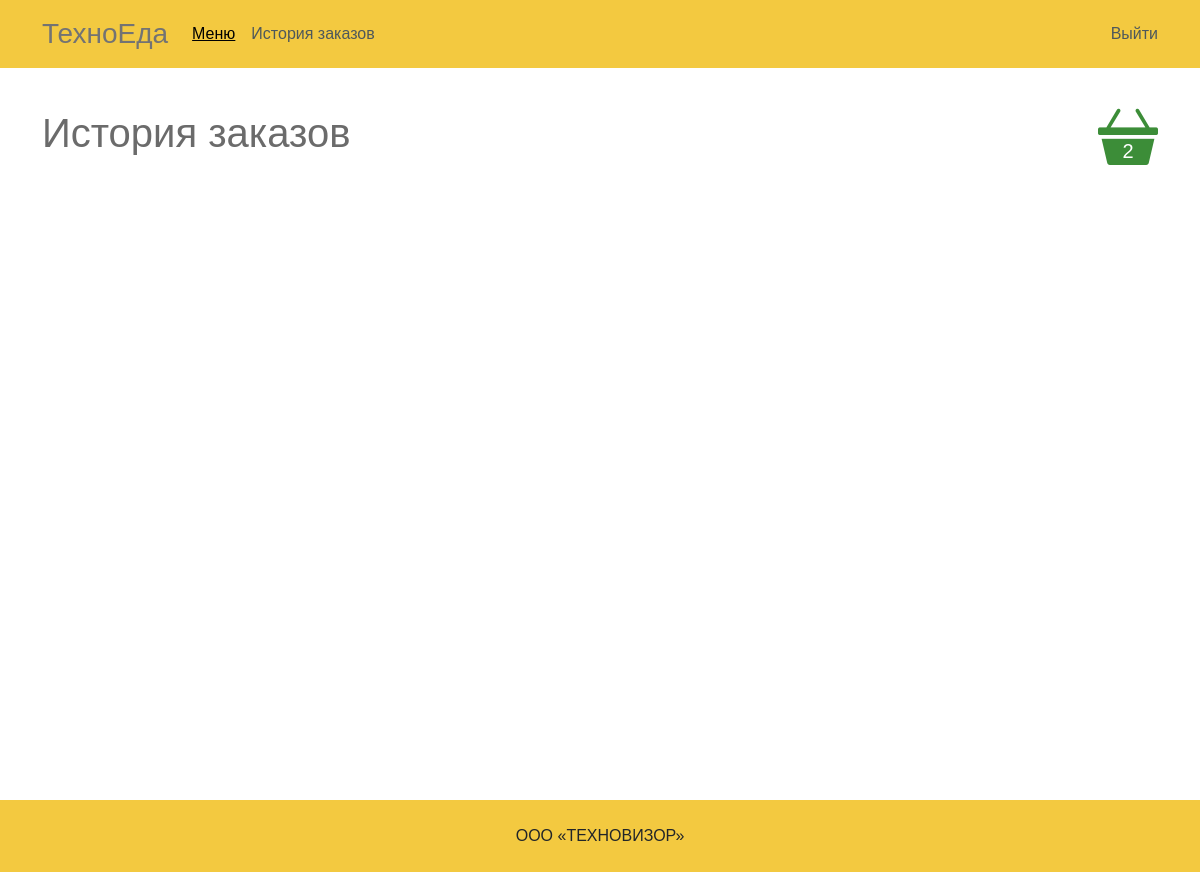
Before: /history (signed in) with the older database file.
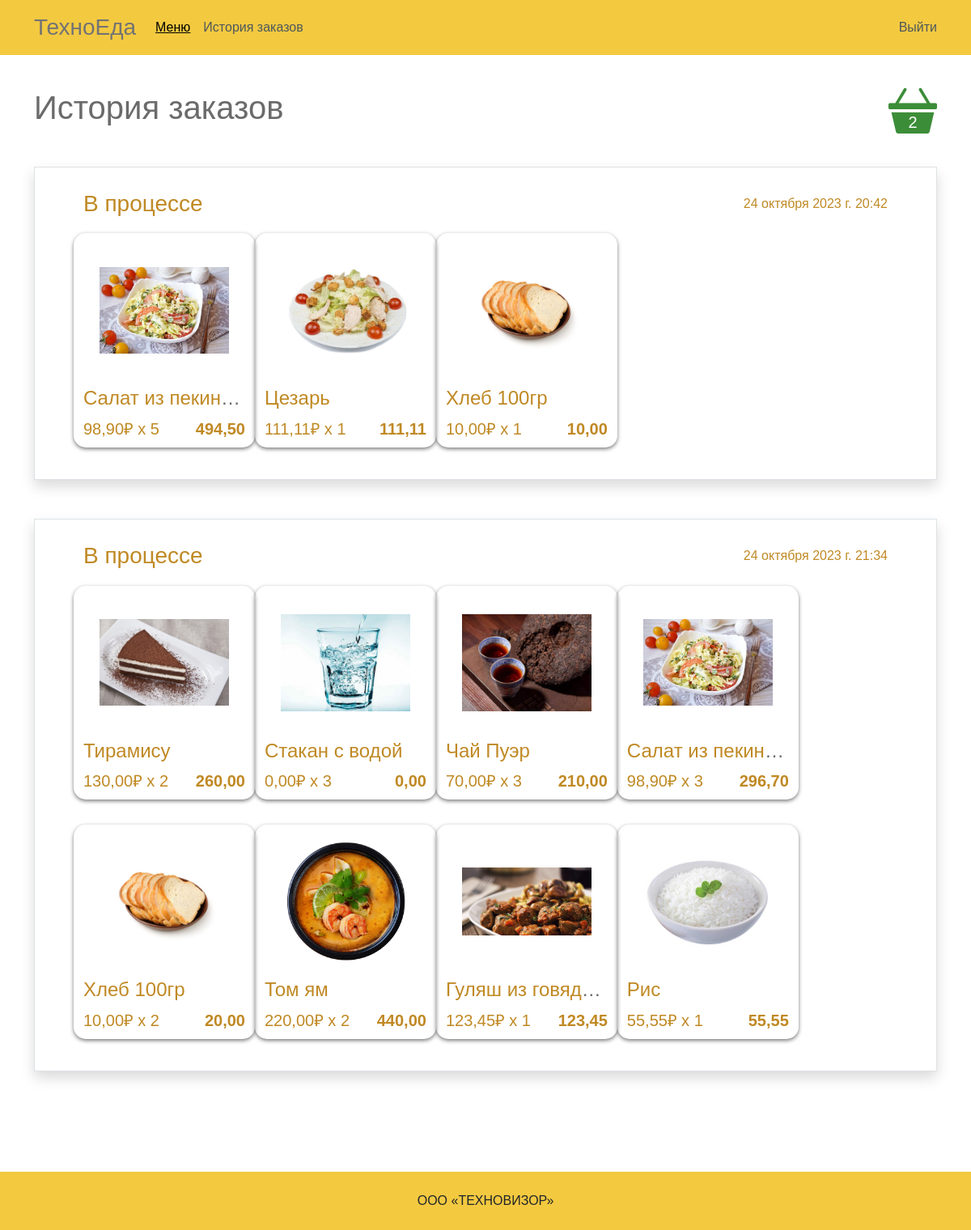
After: the same page with the newer database file.
### mainapp/models.py (models this page shows, shortened)
class Cart(models.Model):
    owner = models.ForeignKey(Employee, null=True, verbose_name='Владелец', on_delete=models.CASCADE)
    products = models.ManyToManyField(CartDish, blank=True, related_name='related_cart', verbose_name='Продукты')
    total_products = models.PositiveIntegerField(default=0, verbose_name='Количество продуктов')
    final_price = models.DecimalField(max_digits=9, default=0, decimal_places=2, verbose_name='Общая цена')
    in_order = models.BooleanField(default=False, verbose_name='Заказан')
    class Meta:
        verbose_name = 'Корзина'
        verbose_name_plural = 'Корзины'

class Order(models.Model):
    STATUS_CANSEL = 'cansel'
    STATUS_IN_PROGRESS = 'in_progress'
    STATUS_READY = 'is_ready'
    BUYING_TYPE_SELF = 'self'
    BUYING_TYPE_DELIVERY = 'delivery'
    STATUS_CHOICES = (
        (STATUS_CANSEL, 'Отмена'),
        (STATUS_IN_PROGRESS, 'Заказ в обработке'),
        (STATUS_READY, 'Заказ готов')
    )
    BUYING_TYPE_CHOICES = (
        (BUYING_TYPE_SELF, 'В столовой'),
        (BUYING_TYPE_DELIVERY, 'Доставить на рабочее место')
    )
    employee = models.ForeignKey(Employee, verbose_name='Покупатель', related_name='related_orders', on_delete=models.CASCADE)
    cart = models.ForeignKey(Cart, verbose_name='Корзина', on_delete=models.CASCADE, null=True, blank=True)
    status = models.CharField(
        max_length=100,
        verbose_name='Статус заказ',
        choices=STATUS_CHOICES,
        default=STATUS_IN_PROGRESS
    )
    buying_type = models.CharField(
        max_length=100,
        verbose_name='Тип заказа',
        choices=BUYING_TYPE_CHOICES,
        default=BUYING_TYPE_SELF
    )
    comment = models.TextField(verbose_name='Комментарий к заказу', null=True, blank=True)
    products_information = models.TextField(verbose_name='Информация о товарах', null=True, blank=True)
    created_at = models.DateTimeField(auto_now=True, verbose_name='Дата создания заказа')
    order_date = models.DateField(verbose_name='Дата получения заказа', default=timezone.now, null=True, blank=True)
    order_time = models.TimeField(verbose_name='Время получения заказа', default=timezone.now, null=True, blank=True)
    class Meta:
        verbose_name = '    Заказ'
        verbose_name_plural = '         Заказы'

class Dish(models.Model):
    category = models.ForeignKey(Category, verbose_name='Категория', on_delete=models.CASCADE)
    title = models.CharField(max_length=255, verbose_name='Наименование')
    slug = models.SlugField(unique=True)
    image1 = models.ImageField(verbose_name='Изображение 1', blank=True)
    image2 = models.ImageField(verbose_name='Изображение 2', blank=True)
    image3 = models.ImageField(verbose_name='Изображение 3', blank=True)
    vegan = models.BooleanField(verbose_name="Веган-блюдо", default=False)
    in_stock = models.BooleanField(verbose_name="В наличии", default=True)
    weight = models.DecimalField(verbose_name='Вес',max_digits=5, decimal_places=2, blank=True)
    calories = models.DecimalField(verbose_name='Калории',max_digits=5, decimal_places=1, blank=True)
    proteins = models.DecimalField(verbose_name='Белки',max_digits=5, decimal_places=1, blank=True)
    fats = models.DecimalField(verbose_name='Жиры',max_digits=5, decimal_places=1, blank=True)
    carb = models.DecimalField(verbose_name='Углеводы',max_digits=5, decimal_places=1, blank=True)
    description = models.TextField(verbose_name='Состав/Описание', blank=True)
    price = models.DecimalField(verbose_name='Цена',max_digits=5, decimal_places=2)
    def get_product_url(obj):
        return f"{obj.category.slug}/{obj.slug}"
    class Meta:
        verbose_name = 'Блюдо'
        verbose_name_plural = ' Блюда'

class CartDish(models.Model):
    user = models.ForeignKey(Employee, on_delete=models.CASCADE, verbose_name="Покупатель")
    cart = models.ForeignKey('Cart', on_delete=models.CASCADE, verbose_name="Корзина", related_name='related_products')
    dish = models.ForeignKey(Dish, verbose_name='Блюдо', related_name="dishes", on_delete=models.CASCADE, default=1)
    object_id = models.PositiveIntegerField(verbose_name='ID товара')
    qty = models.PositiveIntegerField(default=1, verbose_name='Количество единиц товара')
    final_price = models.DecimalField(max_digits=9, decimal_places=2, verbose_name='Общая цена')
    glist = models.TextField(verbose_name="Параметры", default='')
    in_order = models.BooleanField(verbose_name="В заказе", default=False)
    class Meta:
        verbose_name = 'Продукт в корзине'
        verbose_name_plural = 'Продукты в корзине'

### mainapp/views.py (the view)
# urls.py: path('history', HistoryView.as_view(), name='history'),
class HistoryView(CartMixin, View):
    def get(self, request, *args, **kwargs):
        orders = Order.objects.all()
        all_dishes = Dish.objects.all()
        user_orders = []
        users_dishes =[]
        carts_with_employee_id = []
        for order in orders.values():
            if order['employee_id'] == request.user.id:
                carts_with_employee_id.append(order['employee_id'])
                user_orders.append(
                    {'cart_id': order['cart_id'],
                     'status': order['status'],
                     'buying_type': order['buying_type'],
                     'created_at': order['created_at'],
                     'order_date': order['order_date'],
                     'order_time': order['order_time'],
                     })
                print(order['employee_id'])
                print('----------------------')
        for carts in CartDish.objects.filter(cart__order__employee_id__in=carts_with_employee_id).values():
            users_dishes.append(carts)
        active = 'history'
        context = {
            'cart': self.cart,
            'active': active,
            'user_orders': user_orders,
            'users_dishes': users_dishes,
            'all_dishes': all_dishes,
        }
        return render(request, 'history.html', context)

### mainapp/templates/history.html (shortened to what this page needs)
{% extends 'base.html' %}
{% load static %}
{% block content %}
   <section class="main-content min-h-800">
      <div class="container mt-4">
         <div class="d-flex justify-content-between align-items-center mb-4">
            <h1>История заказов</h1>
            <a href="{% url 'cart' %}" class="basketa basketa_big d-flex"><div class="basket_hover"></div><i class="bi bi-basket3-fill t123"></i><p class="m-0 fs-5 cart_count">{{ cart.total_products }}</p></a>
         </div>
         <div class="container m-0 p-0">
             {% for i in user_orders %}
            <div class="row container m-0 mb-5 p-0 border px-5 py-4 shadow {% if i.status == 'is_ready' %} history_product_done {% elif i.status == 'in_progress' %} history_product_wait {% else %}history_product_cansel{% endif %}">
                    <div class="d-flex justify-content-between align-items-center">
                <p class="fs-3 text-start m-0 ">{% if i.status == 'is_ready' %} Выполнен {% elif i.status == 'in_progress' %} В процессе {% else %}Отменён{% endif %}</p>
                <p class="fs-6 text-end m-0 ">{{ i.created_at }}</p>
                    </div>
                           <div class="row col-lg-12  m-0 p-0">
                {% for u_dish in users_dishes %}
                    {% if u_dish.cart_id ==  i.cart_id %}
                        {% for dish in all_dishes %}
                            {% if u_dish.object_id == dish.id %}
                              <div class=" product-cart {% if i.status == 'is_ready' %} history_product_done {% elif i.status == 'in_progress' %} history_product_wait {% else %}history_product_cansel{% endif %}">
                                 <div class="product-thumb_history mw95">
                                    <a href="/dish/{{ dish.get_product_url }}" class="mt-0"><img src="{{ dish.image1.url }}" alt="img" class="mw95"></a>
                                 </div>
                                 <div class="product-details">
                                    <h4 class="overflow-hidden text-nowrap text-ellipsis"><a href="#">{{ dish.title }}</a></h4>
                                 </div>
                                 <div class="product-bottom-details">
                                    <div class="product-bottom d-flex justify-content-between align-items-center">
                                       <p class="fs-5">{{ dish.price }}₽ x {{ u_dish.qty }}</p>
                                       <p class="fs-5 fw-bolder">{{ u_dish.final_price }}</p>
                                    </div>
                                 </div>
                              </div>
                            {% endif %}
                        {% endfor %}
                    {% endif %}
                {% endfor %}
               </div>
            </div>
             {% endfor %}
         </div>
      </div>
   </section>
{% endblock content %}

Changed rows visible on the page:
added Order: created_at "24 октября 2023 г. 20:42"
now on this page (row edited): CartDish: qty "5", final_price "494,50"
now on this page (row unchanged): Dish: image1 (picture), title "Салат из пекин…", price "98,90"
now on this page (row unchanged): CartDish: qty "1", final_price "111,11"
now on this page (row unchanged): Dish: image1 (picture), title "Цезарь", price "111,11"
added CartDish: qty "1", final_price "10,00"
now on this page (row unchanged): Dish: image1 (picture), title "Хлеб 100гр", price "10,00"
added Order: created_at "24 октября 2023 г. 21:34"
added CartDish: qty "2", final_price "260,00"
now on this page (row unchanged): Dish: image1 (picture), title "Тирамису", price "130,00"
added CartDish: qty "3", final_price "0,00"
now on this page (row unchanged): Dish: image1 (picture), title "Стакан с водой", price "0,00"
added CartDish: qty "3", final_price "210,00"
now on this page (row unchanged): Dish: image1 (picture), title "Чай Пуэр", price "70,00"
added CartDish: qty "3", final_price "296,70"
added CartDish: qty "2", final_price "20,00"
added CartDish: qty "2", final_price "440,00"
now on this page (row unchanged): Dish: image1 (picture), title "Том ям", price "220,00"
added CartDish: qty "1", final_price "123,45"
now on this page (row unchanged): Dish: image1 (picture), title "Гуляш из говяд…", price "123,45"
added CartDish: qty "1", final_price "55,55"
now on this page (row unchanged): Dish: image1 (picture), title "Рис", price "55,55"
Other visible differences:
new list line: "В процессе"
